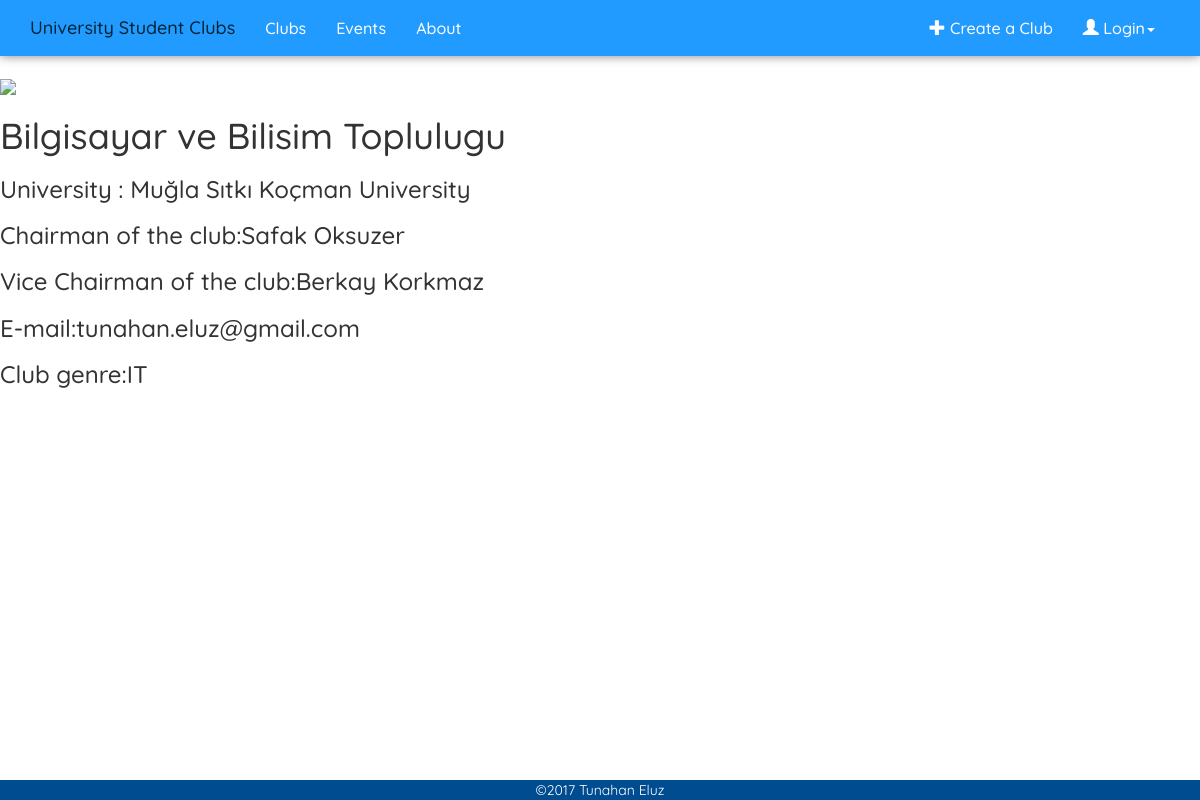
Screenshot of /s-clubs/1/ with the database file from the repository.
### Sclubs/models.py (models this page shows)
class Club(models.Model):
    University = models.ForeignKey(University , on_delete=models.CASCADE)
    Chairman = models.CharField(max_length=50)
    Vice_Chairman = models.CharField(max_length=50)
    Genre = models.CharField(max_length=50)
    Club_email = models.CharField(max_length=100)
    Club_Logo = models.CharField(max_length=1000)
    Club_Name = models.CharField(max_length=200)
    def __str__(self):
        return self.Club_Name

class University(models.Model):
    University_Name = models.CharField(max_length=150)
    def __str__(self):
        return self.University_Name

### Sclubs/views.py (the view)
# urls.py: url(r'^(?P<club_id>[0-9])/$', views.details, name='club_detail'),
def details(request, club_id):
    try:
        club = Club.objects.get(pk=club_id)
    except Club.DoesNotExist:
        raise Http404("Club does not exist")
    form_errors = {}
    form_values = {"title": "", "body": "", "rating": 0}
    if request.POST:
        print("rating=", request.POST["rating"], type(request.POST["rating"]))
        print("comment=", request.POST["yorum"])
        form_values["title"] = request.POST["title"]
        form_values["body"] = request.POST["yorum"]
        form_values["rating"] = int(request.POST["rating"])
        if len(request.POST["yorum"]) < 10:
            form_errors["body"] = "You comment is too short. It should be at least 10 characters"
        if len(request.POST["title"]) == 0:
            form_errors["title"] = "Title field is required"
        if form_values["rating"] == 0:
            form_errors["rating"] = "Please select a rating"
        if len(form_errors) == 0:
            new_comment = Comment()
            new_comment.title = form_values["title"]
            new_comment.body = form_values["body"]
            new_comment.Club = Club
            new_comment.rating = form_values["rating"]
            new_comment.save()
            form_values["title"] = ""
            form_values["body"] = ""
            form_values["rating"] = 0
            print("SAVED")
    else:  # page loaded first time. no form POST data
        pass
    context = {'club': club, "errors": form_errors,
               "values": form_values}
    return render(request, 'Sclubs/detail.html', context)

### templates/Sclubs/detail.html (shortened to what this page needs)
{% extends "base.html" %}
{% block content %}
    <img src="{{ club.Club_Logo }}">
    <h1>{{ club }}</h1>
    <h3>University : {{ club.University }}</h3>
    <h3>Chairman of the club:{{ club.Chairman }}</h3>
    <h3>Vice Chairman of the club:{{ club.Vice_Chairman }}</h3>
    <h3>E-mail:{{ club.Club_email }}</h3>
    <h3>Club genre:{{ club.Genre }}</h3>
{% endblock %}

### static/Sclubs/style.css (style rules this page uses)
html, body { font-family: 'Quicksand', serif; }
body { position: relative; min-height: 100vh; margin-bottom: -25px; padding-bottom: 25px; }

### rows the page displays
Club: Club_Name "Bilgisayar ve Bilisim Toplulugu", University "Muğla Sıtkı Koçman University", Chairman "Safak Oksuzer", Vice_Chairman "Berkay Korkmaz", Club_email "tunahan.eluz@gmail.com", Genre "IT"
